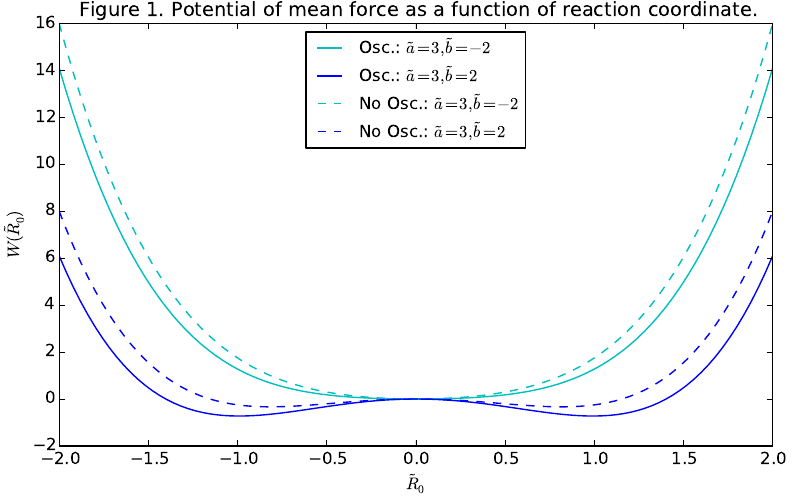

Source code (Python):
# Potential_Mean_Force.py
# Plots the potential of mean force for the quartic, bistable
# system coupled to a harmonic bath.
# Potential of mean force given by:
# W(R0) = 0.25*a*R0**4 - 0.5*b*R0**2 - 0.5*xi*(1-exp[-omega_max])*R0**2

# Load modules
import numpy as np
import matplotlib.pyplot as plt
import math as ma

# Load constants
a = 3.				# Quartic potential parameter
b = np.array([-2,2])		# Quartic potential parameter
omega_max = 3.			# Cutoff frequency
xi = 1.				# Kondo coupling constant

# Plot parameters
xmin = -2.0			# Minimum value for R0
xmax = 2.0			# Maximum value for R0
ymin = -2.			# Below minimum for W(R_0)
ymax = 16.			# Above maximum for W(R_0)
xfrac = 100.			# Number of intervals
xdiff = (xmax-xmin)/xfrac	# Interval length
figx = 8.0			# Figure size, x
figy = 5.0			# Figure size, y

# Potential calculation
R0 = np.arange(xmin,xmax+xdiff,xdiff)
W_Osc = np.zeros([len(R0),len(b)])
W_No_Osc = np.zeros([len(R0),len(b)])
for i in np.arange(0,2,1):
    W_Osc[:,i] = 0.25*a*R0[:]**4 - 0.5*b[i]*R0[:]**2 - (1./2.)*xi*(1.-np.exp(-omega_max))*R0[:]**2
    W_No_Osc[:,i] = 0.25*a*R0[:]**4 - 0.5*b[i]*R0[:]**2

# Plot potentials
fig = plt.figure(figsize=(figx,figy))
ax = fig.add_subplot(111)
ax.plot(R0,W_Osc[:,0],'c-',label=r"Osc.: $\tilde{a}=3 , \tilde{b}=-2$")
ax.plot(R0,W_Osc[:,1],'b-',label=r"Osc.: $\tilde{a}=3 , \tilde{b}=2$")
ax.plot(R0,W_No_Osc[:,0],'c--',label=r"No Osc.: $\tilde{a}=3 , \tilde{b}=-2$")
ax.plot(R0,W_No_Osc[:,1],'b--',label=r"No Osc.: $\tilde{a}=3 , \tilde{b}=2$")
ax.set_xlim(xmin,xmax)
ax.set_ylim(ymin,ymax)
ax.set_xlabel(r"$\tilde{R}_{0}$")
ax.set_ylabel(r"$W(\tilde{R}_{0})$")
ax.set_title("Figure 1. Potential of mean force as a function of reaction coordinate.",fontsize=14)
ax.xaxis.set_tick_params(labelsize=12)
ax.yaxis.set_tick_params(labelsize=12)
plt.legend(loc="upper center",fontsize=12)
plt.tight_layout(pad=0.1)
plt.savefig("Potential_Mean_Force.pdf",format="pdf")
